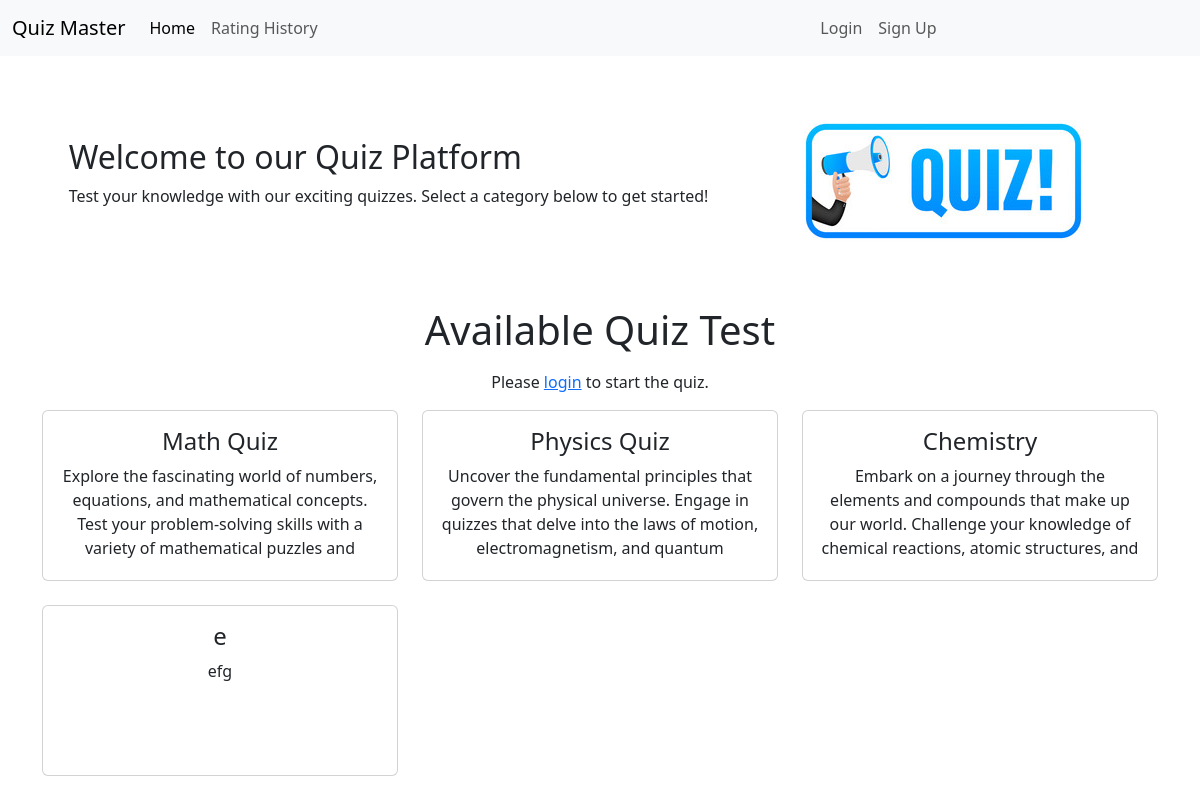
The app's page /, older data.
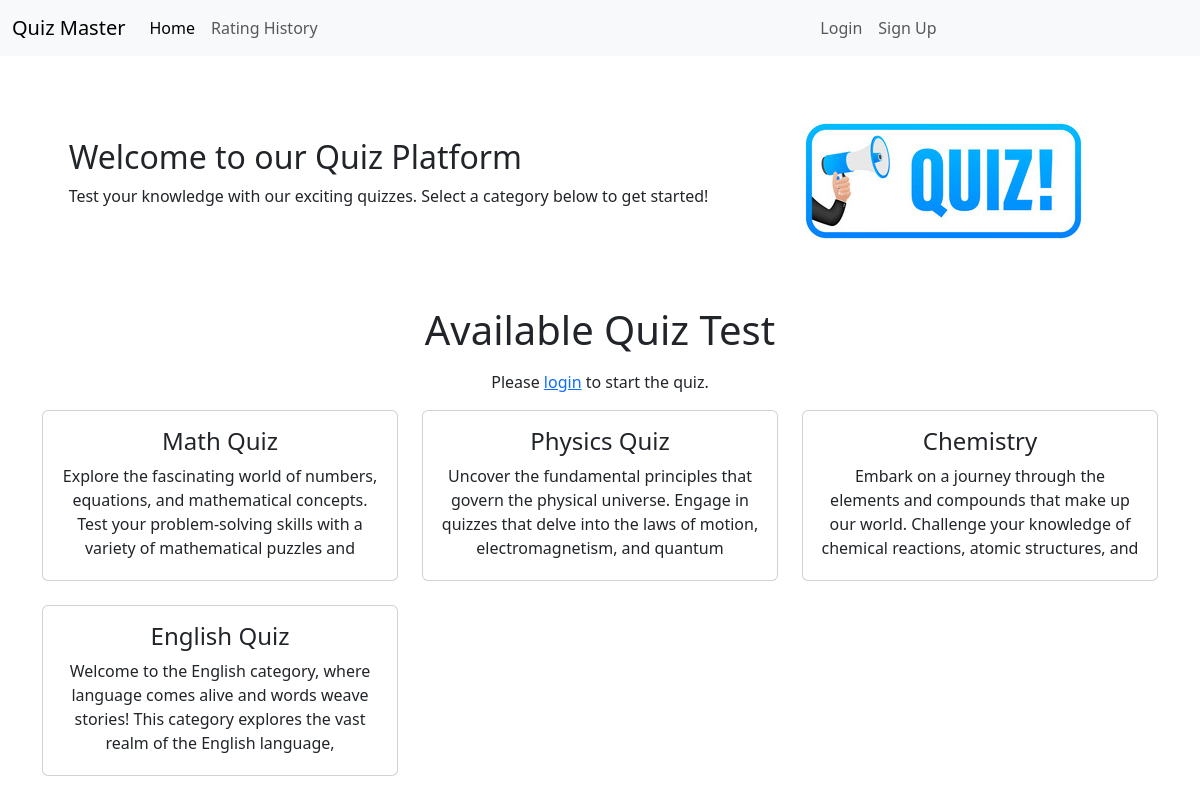
The same page, newer data.
### quizzes/models.py (models this page shows, shortened)
class Quiz(models.Model):
    title = models.CharField(max_length=255)
    description = models.TextField()
    category = models.ForeignKey(Category, on_delete=models.CASCADE)
    has_time_limit = models.BooleanField(default=False)

### core/views.py (the view)
# urls.py: 2. Add a URL to urlpatterns:  path('', views.home, name='home')
def home(request, category_slug=None):
    customizeCategories = Category.objects.annotate(
        quiz_count=Count('quiz', filter=Q(
            quiz__title__isnull=False, quiz__description__isnull=False))
    ).filter(quiz_count__gt=0)
    print(customizeCategories)
    categories = Category.objects.all()
    quizzes = Quiz.objects.all()
    selected_category = None
    if category_slug:
        selected_category = Category.objects.get(slug=category_slug)
        print(selected_category)
        quizzes = quizzes.filter(category=selected_category)
    quiz_data = []
    for quiz in quizzes:
        quiz_questions = Question.objects.filter(quiz=quiz)
        questions_data = []
        for question in quiz_questions:
            choices_data = Choice.objects.filter(question=question)
            questions_data.append({
                'question_text': question.quizQuestion,
                'choices': choices_data
            })
        quiz_data.append({
            'quiz_title': quiz.title,
            'quiz_description': quiz.description,
            'questions': questions_data
        })
    context = {
        'categories': categories,
        'customizeCategories': customizeCategories,
        'quizzes': quizzes,
        'selected_category': selected_category,
    }
    return render(request, 'home.html', context)

### quizzes/models.py (called while the page is built)
    def __str__(self):
        return self.name

### core/templates/home.html (shortened to what this page needs)
{% extends 'base.html' %}
{% load static %}
{% block content %}
<div class="container">
    <div class="d-flex justify-content-center align-items-center gap-5">
        <div>
            <h2>Welcome to our Quiz Platform</h2>
            <p>Test your knowledge with our exciting quizzes. Select a category below to get started!</p>
        </div>
        <div class="banner">
            <img src="{% static 'core/images/banner.jpg' %}" alt="Banner Image" class="img-fluid">
        </div>
    </div>
</div>
<h1 class="text-center">Available Quiz Test</h1>
<div class="container">
    <div class="my-3">
        {% if not user.is_authenticated %}
            <p class="text-center">Please <a href="{% url 'login' %}">login</a> to start the quiz.</p>
            <div>
                {% if quizzes %}
                <div class="row">
                    {% for quiz in quizzes %}
                    <div class="col-md-4 mb-4">
                        <div class="card text-center">
                            <div class="card-body">
                                <h4 class="card-title">{{ quiz.title }}</h4>
                                <p style="height: 100px;" class="card-text overflow-y-auto">{{ quiz.description }}</p>
                            </div>
                        </div>
                    </div>
                    {% endfor %}
                </div>
                {% else %}
                <p>No quizzes available.</p>
                {% endif %}
            </div>
        {% endif %}
    </div>
</div>
{% endblock %}

### core/templates/base.html (shortened to what this page needs)
<!doctype html>
<html lang="en">
<head>
    <link href="https://cdn.jsdelivr.net/npm/bootstrap@5.3.2/dist/css/bootstrap.min.css" rel="stylesheet"
>
    {% load static %}
</head>
<body>
    {% include 'navbar.html' %}
    {% block content %}
    {% endblock %}
</body>
</html>

### core/templates/navbar.html (shortened to what this page needs)
<nav class="navbar navbar-expand-lg bg-body-tertiary">
    <div class="container-fluid">
        <a class="navbar-brand" href="{% url 'home' %}">Quiz Master</a>
        <div class="collapse navbar-collapse" id="navbarSupportedContent">
            <ul class="navbar-nav me-auto mb-2 mb-lg-0">
                <li class="nav-item">
                    <a class="nav-link active" aria-current="page" href="{% url 'home' %}">Home</a>
                </li>
                <li class="nav-item">
                    <a class="nav-link" href="{% url 'rating_history' %}">Rating History</a>
                </li>
            </ul>
        </div>
        <div class="collapse navbar-collapse" id="navbarSupportedContent">
            <ul class="navbar-nav me-auto mb-2 mb-lg-0">
                {% if user.is_authenticated %}
                <div class="nav-item">
                    <a class="nav-link" href="{% url 'leaderboard' %}">Leaderboard</a>
                </div>
                <li class="nav-item">
                    <a class="nav-link" href="{% url 'privacy_settings' %}">Privacy Settings</a>
                </li>
                <li class="nav-item">
                    <a class="nav-link" href="{% url 'logout' %}">Logout</a>
                </li>
                {% else %}
                <li class="nav-item">
                    <a class="nav-link" href="{% url 'login' %}">Login</a>
                </li>
                <li class="nav-item">
                    <a class="nav-link" href="{% url 'signup' %}">Sign Up</a>
                </li>
                {% endif %}
            </ul>
        </div>
    </div>
</nav>

Row changes from the older to the newer data that the page shows:
removed Quiz: title "e", description "efg"
added Quiz: title "English Quiz", description "Welcome to the English category, where language comes alive and words weave stories! This category explores the vast realm of the English language,…"
